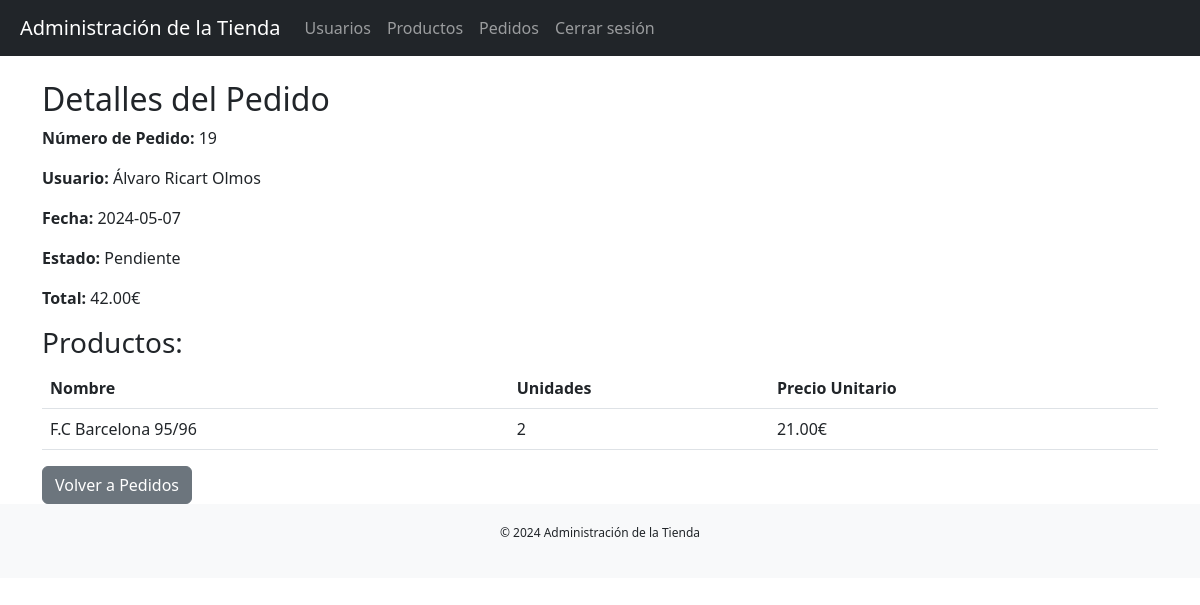
/admin/proyecto3/admin/detalles_pedido.php?pedido_id=19 (signed in), run on the app's committed database.
### tables this page shows
CREATE TABLE `pedidos` (
  `codigo` int(11) NOT NULL AUTO_INCREMENT,
  `persona` int(11) NOT NULL,
  `fecha` date DEFAULT NULL,
  `importe` decimal(8,2) DEFAULT NULL,
  `estado` int(11) DEFAULT NULL,
  `Direccion` varchar(128) NOT NULL,
  PRIMARY KEY (`codigo`),
  KEY `pedidopor` (`persona`),
  KEY `enestado` (`estado`),
  CONSTRAINT `enestado` FOREIGN KEY (`estado`) REFERENCES `estados` (`codigo`),
  CONSTRAINT `pedidopor` FOREIGN KEY (`persona`) REFERENCES `usuarios` (`codigo`)
);

CREATE TABLE `usuarios` (
  `codigo` int(11) NOT NULL AUTO_INCREMENT,
  `activo` int(11) DEFAULT NULL,
  `admin` int(11) DEFAULT NULL,
  `usuario` varchar(32) DEFAULT NULL,
  `clave` varchar(32) DEFAULT NULL,
  `nombre` varchar(64) DEFAULT NULL,
  `apellidos` varchar(128) DEFAULT NULL,
  `domicilio` varchar(128) DEFAULT NULL,
  `poblacion` varchar(64) DEFAULT NULL,
  `provincia` varchar(32) DEFAULT NULL,
  `cp` char(5) DEFAULT NULL,
  `telefono` char(9) DEFAULT NULL,
  `tarjeta` char(16) DEFAULT NULL,
  PRIMARY KEY (`codigo`),
  UNIQUE KEY `usuario` (`usuario`)
);

CREATE TABLE `estados` (
  `codigo` int(11) NOT NULL AUTO_INCREMENT,
  `descripcion` varchar(16) DEFAULT NULL,
  PRIMARY KEY (`codigo`)
);

CREATE TABLE `detalle` (
  `codigo_pedido` int(11) NOT NULL,
  `codigo_producto` int(11) NOT NULL,
  `unidades` int(11) DEFAULT NULL,
  `precio_unitario` decimal(8,2) DEFAULT NULL,
  PRIMARY KEY (`codigo_pedido`,`codigo_producto`),
  KEY `contiene` (`codigo_producto`),
  CONSTRAINT `contiene` FOREIGN KEY (`codigo_producto`) REFERENCES `productos` (`codigo`),
  CONSTRAINT `referentea` FOREIGN KEY (`codigo_pedido`) REFERENCES `pedidos` (`codigo`)
);

CREATE TABLE `productos` (
  `codigo` int(11) NOT NULL AUTO_INCREMENT,
  `descripcion` varchar(255) DEFAULT NULL,
  `precio` decimal(8,2) DEFAULT NULL,
  `existencias` int(11) DEFAULT NULL,
  `imagen` varchar(255) DEFAULT NULL,
  `liga` char(50) DEFAULT NULL,
  PRIMARY KEY (`codigo`)
);

### admin/proyecto3/admin/detalles_pedido.php (the view, shortened to what this page needs)
<?php
$conn = conectar();
if (isset($_GET['pedido_id'])) {
    $pedido_id = $_GET['pedido_id'];
    $sql_pedido = "SELECT pedidos.codigo, usuarios.nombre, usuarios.apellidos, pedidos.fecha, pedidos.importe, estados.descripcion AS estado
                   FROM pedidos
                   JOIN usuarios ON pedidos.persona = usuarios.codigo
                   JOIN estados ON pedidos.estado = estados.codigo
                   WHERE pedidos.codigo = '$pedido_id'";
    $result_pedido = mysqli_query($conn, $sql_pedido);
    if (mysqli_num_rows($result_pedido) > 0) {
        $pedido = mysqli_fetch_assoc($result_pedido);
    } else {
        echo "Pedido no encontrado.";
        exit();
    }
    $sql_productos = "SELECT detalle.codigo_producto, productos.descripcion AS nombre_producto, detalle.unidades, detalle.precio_unitario
                      FROM detalle
                      JOIN productos ON detalle.codigo_producto = productos.codigo
                      WHERE detalle.codigo_pedido = '$pedido_id'";
    $result_productos = mysqli_query($conn, $sql_productos);
} else {
    echo "ID del pedido no proporcionado.";
    exit();
}
?>
<!DOCTYPE html>
<html lang="es">
<head>
    <link rel="stylesheet" href="../estilo/styles.css">
    <link href="https://cdn.jsdelivr.net/npm/bootstrap@5.3.0-alpha1/dist/css/bootstrap.min.css" rel="stylesheet">
</head>
<body>
    <?php include '../includes/header.php'; ?>
    <div class="container mt-4">
        <h2>Detalles del Pedido</h2>
        <div>
            <p><strong>Número de Pedido:</strong> <?php echo $pedido['codigo']; ?></p>
            <p><strong>Usuario:</strong> <?php echo $pedido['nombre'] . ' ' . $pedido['apellidos']; ?></p>
            <p><strong>Fecha:</strong> <?php echo $pedido['fecha']; ?></p>
            <p><strong>Estado:</strong> <?php echo $pedido['estado']; ?></p>
            <p><strong>Total:</strong> <?php echo $pedido['importe']; ?>€</p>
        </div>
        <h3>Productos:</h3>
        <table class="table">
            <thead>
                <tr>
                    <th scope="col">Nombre</th>
                    <th scope="col">Unidades</th>
                    <th scope="col">Precio Unitario</th>
                </tr>
            </thead>
            <tbody>
                <?php while ($producto = mysqli_fetch_assoc($result_productos)) { ?>
                <tr>
                    <td><?php echo $producto['nombre_producto']; ?></td>
                    <td><?php echo $producto['unidades']; ?></td>
                    <td><?php echo $producto['precio_unitario']; ?>€</td>
                </tr>
                <?php } ?>
            </tbody>
        </table>
        <a href="pedidos.php" class="btn btn-secondary">Volver a Pedidos</a>
    </div>
    <?php include '../includes/footer.php'; ?>
</body>
</html>

### admin/proyecto3/estilo/styles.css (style rules this page uses)
body { font-family: Arial, sans-serif; }
.container { margin-top: 40px; }

### data on the page
pedidos: codigo "19", persona.nombre "Álvaro", persona.apellidos "Ricart Olmos", fecha "2024-05-07", estado.descripcion "Pendiente", importe "42.00"
detalle: codigo_producto.descripcion "F.C Barcelona 95/96", unidades "2", precio_unitario "21.00"
